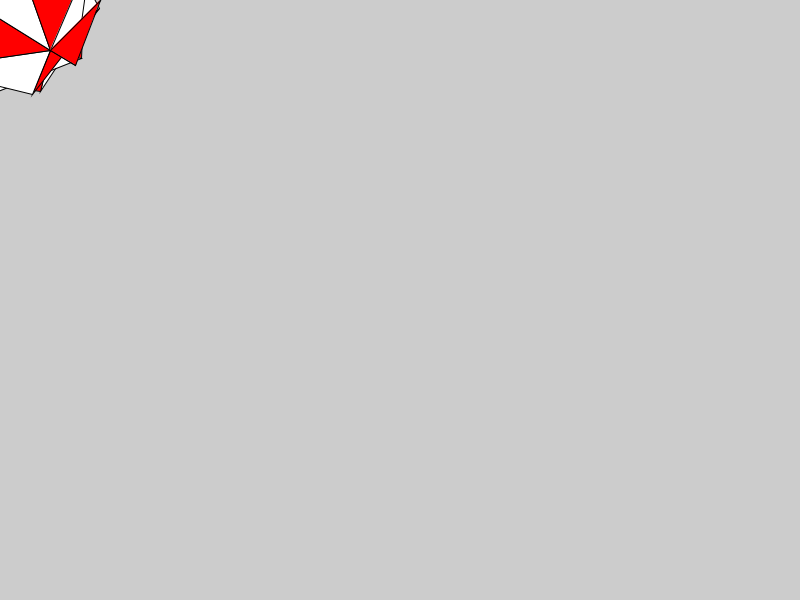
Frame 1 (no input)
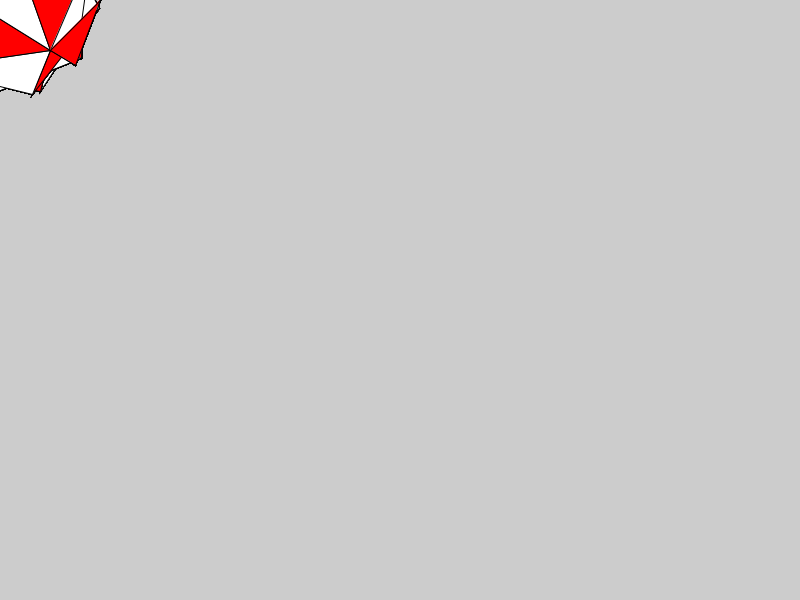
Frame 60 (the mouse pressed at the canvas centre just before this capture)
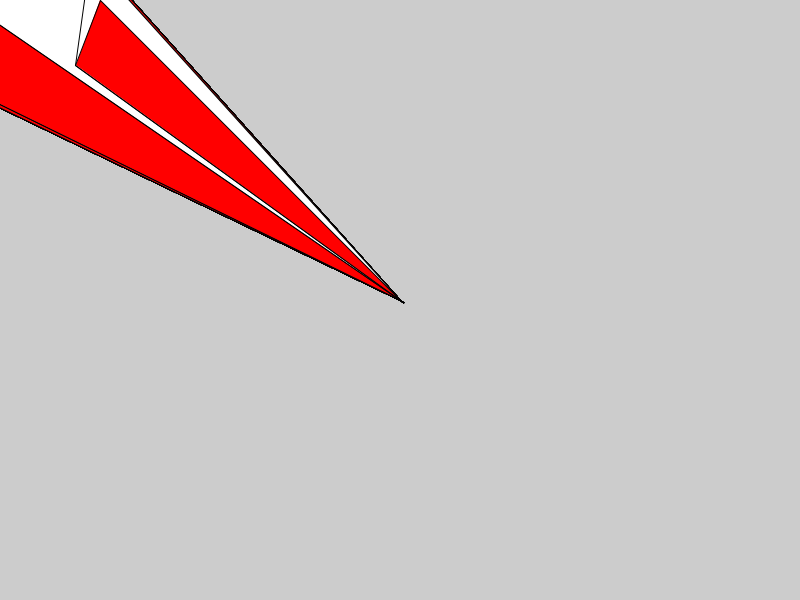
Frame 120 (the mouse held since frame 60 and released just before this capture)

The Processing sketch that drew these frames (run headless with seeded random() and noise(); from frame 60 on, the mouse is pressed at the canvas centre):

// Processing sketch: Weekly6_Millis_Triangle_Art
// ── Weekly6_Millis_Triangle_Art.pde
CircusTriangles bkg = new CircusTriangles();


void setup() {
  size(800, 600);
}

void draw() {
  bkg.render();
}

void mousePressed() {
  bkg.emphasisAtMouse();
}

class CircusTriangles {
  PVector center = new PVector(width/2, height/2), emphasis = center;
  float radius = width, interval = 1000, timeStart = 0, timeNow = 0;
  color[] colors = {color(255), color(255, 0, 0)};
  boolean runYet = false;
  int numOfTri = 18, whichColor = 0;

  CircusTriangles(PVector center, PVector emphasis, float radius, float rotationsPerSec, color[] colors, int numOfTri) {
    this.center = center;
    this.emphasis = emphasis;
    this.radius = radius;
    interval = 1000/rotationsPerSec;
    this.colors = colors;
    this.numOfTri = numOfTri;
  }
  CircusTriangles(PVector center, float radius, float rotationsPerSec, color[] colors, int numOfTri) {
    this.center = center;
    emphasis = center;
    this.radius = radius;
    interval = 1000/rotationsPerSec;
    this.colors = colors;
    this.numOfTri = numOfTri;
  }
  CircusTriangles() {
  }

  void render() {
    if (!runYet) {
      timeStart = millis();
      runYet = true;
    }
    timeNow = millis();
    for (int i = whichColor; i<numOfTri; i++) {
      fill(colors[i%colors.length]);
      makeTriToRadius(i);
    }
    if (timeNow >= timeStart+interval) {
      whichColor++;
      timeStart = timeNow;
    }
  }
  void makeTriToRadius(int whichTri) {
    float firstPointX = radius*cos((360/numOfTri)*(whichTri%numOfTri));
    float firstPointY = radius*sin((360/numOfTri)*(whichTri%numOfTri));

    // The "second" point is the first point of the next triangle clockwise
    float secondPointX = radius*cos((360/numOfTri)*((whichTri+1)%numOfTri));
    float secondPointY = radius*sin((360/numOfTri)*((whichTri+1)%numOfTri));

    triangle(emphasis.x, emphasis.y, firstPointX, firstPointY, secondPointX, secondPointY);
  }
  void changeEmphasis(PVector place) {
    emphasis = place;
  }
  void changeEmphasis(float x, float y) {
    emphasis = new PVector(x, y);
  }
  void emphasisAtMouse() {
    changeEmphasis(mouseX, mouseY);
  }
}
